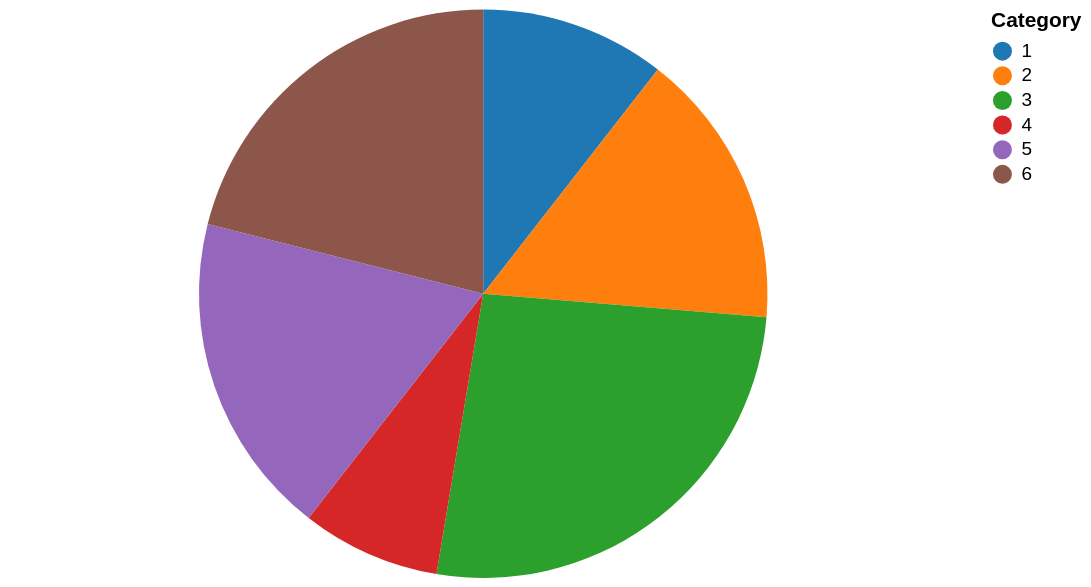

Source (Vega-Lite JSON):
### Vega-Lite specification from a JSON file in a GitHub repository (floating-point values rounded to 4 significant figures)
{"$schema": "https://vega.github.io/schema/vega-lite/v5.json", "description": "A simple pie chart with embedded data.", "width": 500, "height": 300, "resolve": {"scale": {"color": "independent"}}, "data": {"values": [{"category": 1, "value": 4}, {"category": 2, "value": 6}, {"category": 3, "value": 10}, {"category": 4, "value": 3}, {"category": 5, "value": 7}, {"category": 6, "value": 8}]}, "layer": [{"mark": {"type": "arc", "innerRadius": 0, "cornerRadius": 0, "padAngle": 0, "outerRadius": 150, "tooltip": true}, "encoding": {"theta": {"field": "value", "type": "quantitative", "stack": true}, "color": {"field": "category", "type": "nominal", "scale": {"range": ["#1f77b4", "#ff7f0e", "#2ca02c", "#d62728", "#9467bd", "#8c564b", "#e377c2", "#7f7f7f", "#bcbd22", "#17becf"]}, "legend": {"title": "Category", "orient": "right", "symbolType": "circle", "fillColor": "#ffffff"}}}}], "view": {"stroke": null}}
